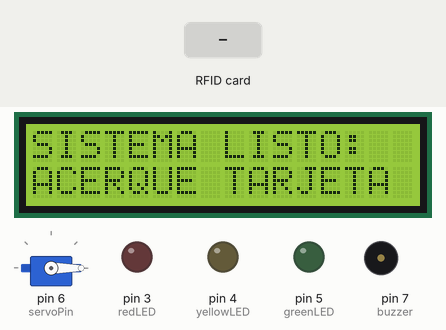
A program run on a simulated Arduino Uno, built with avr-gcc and run on an emulated ATmega328P. Shown: 16×2 character LCD, servo, output pins drawn as LEDs (lit = HIGH), buzzer (waves = sounding). The inputs (shaded band) are chosen by the test bench. Pins used as bus, display or sensor lines are not drawn.

Above: at 1.3 s.
1.4 s: RFID card 5E 7A 19 C4 held to the reader
At 1.51 s:
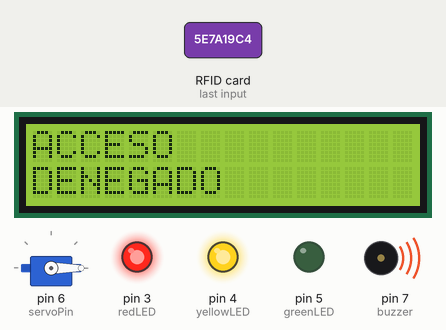
At 2.3 s:
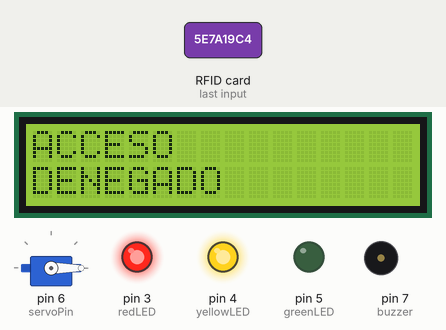
4.4 s: RFID card 56 86 10 05 held to the reader
At 5.5 s:
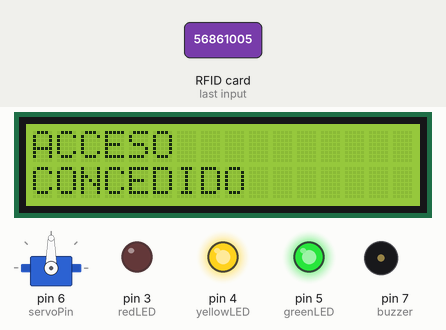
Timing chart, 0 to 9.0 s (numbered marks = the images above; inputs shaded):
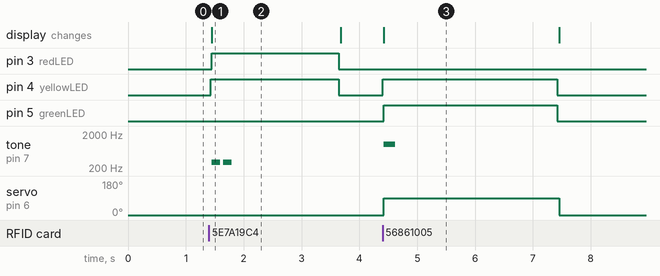

The program:

main.cpp
```cpp
#include <Arduino.h>
#include <Arduino.h>
#include <SPI.h>
#include <MFRC522.h>
#include <Servo.h>
#include <Wire.h>
#include <LiquidCrystal_I2C.h>

#define SS_PIN 10
#define RST_PIN 9

MFRC522 rfid(SS_PIN, RST_PIN);
Servo myServo;
LiquidCrystal_I2C lcd(0x27, 16, 2);

const int redLED = 3;
const int yellowLED = 4;
const int greenLED = 5;
const int servoPin = 6;
const int buzzer = 7;

// UID Autorizado (Actualiza estos valores si cambiaste de tarjeta)
byte authorizedUID[] = {0x56, 0x86, 0x10, 0x05};

void actualizarPantalla(String msg1, String msg2) {
  lcd.clear();
  lcd.setCursor(0, 0);
  lcd.print(msg1);
  lcd.setCursor(0, 1);
  lcd.print(msg2);
}

bool checkUID(byte *readUID, byte size) {
  if (size != 4) return false;
  for (byte i = 0; i < 4; i++) {
    if (readUID[i] != authorizedUID[i]) {
      return false;
    }
  }
  return true;
}

void accesoConcedido() {
  actualizarPantalla("ACCESO", "CONCEDIDO");
  digitalWrite(greenLED, HIGH);
  tone(buzzer, 1000, 200);
  myServo.write(90);
  delay(3000);
  myServo.write(0);
  digitalWrite(greenLED, LOW);
}

void accesoDenegado() {
  actualizarPantalla("ACCESO", "DENEGADO");
  digitalWrite(redLED, HIGH);
  tone(buzzer, 300, 150);
  delay(200);
  tone(buzzer, 300, 150);
  delay(2000);
  digitalWrite(redLED, LOW);
}

void setup() {
  Serial.begin(9600);
  SPI.begin();
  rfid.PCD_Init();

  lcd.init();
  lcd.backlight();

  pinMode(redLED, OUTPUT);
  pinMode(yellowLED, OUTPUT);
  pinMode(greenLED, OUTPUT);
  pinMode(buzzer, OUTPUT);

  myServo.attach(servoPin);
  myServo.write(0);

  actualizarPantalla("SISTEMA LISTO:", "ACERQUE TARJETA");
}

void loop() {
  if (!rfid.PICC_IsNewCardPresent() || !rfid.PICC_ReadCardSerial()) {
    return;
  }

  digitalWrite(yellowLED, HIGH);

  if (checkUID(rfid.uid.uidByte, rfid.uid.size)) {
    accesoConcedido();
  } else {
    accesoDenegado();
  }

  digitalWrite(yellowLED, LOW);

  actualizarPantalla("SISTEMA LISTO:", "ACERQUE TARJETA");

  rfid.PICC_HaltA();
  rfid.PCD_StopCrypto1();
}
```

Measured:
- after the input at 1.4 s, pin 3 (redLED), pin 4 (yellowLED): LOW → HIGH at once, → LOW 2.2 s later; tone on pin 7 (buzzer): alternates 300 Hz for 0.15 s and silent for 0.05 s, 4 changes in all, then stays silent, starting at once; the display: changes at once (image 1)
- after the input at 4.4 s, pin 4 (yellowLED), pin 5 (greenLED): LOW → HIGH at once, → LOW 3.0 s later; tone on pin 7 (buzzer): silent → 1000 Hz at once, → silent 0.20 s later; servo on pin 6 (servoPin): 0° → 90° at once, → 0° 3.0 s later; the display: changes at once (image 3)
- what the display in image 1 shows lasts 2.3 s, from 1.4 s to 3.7 s
